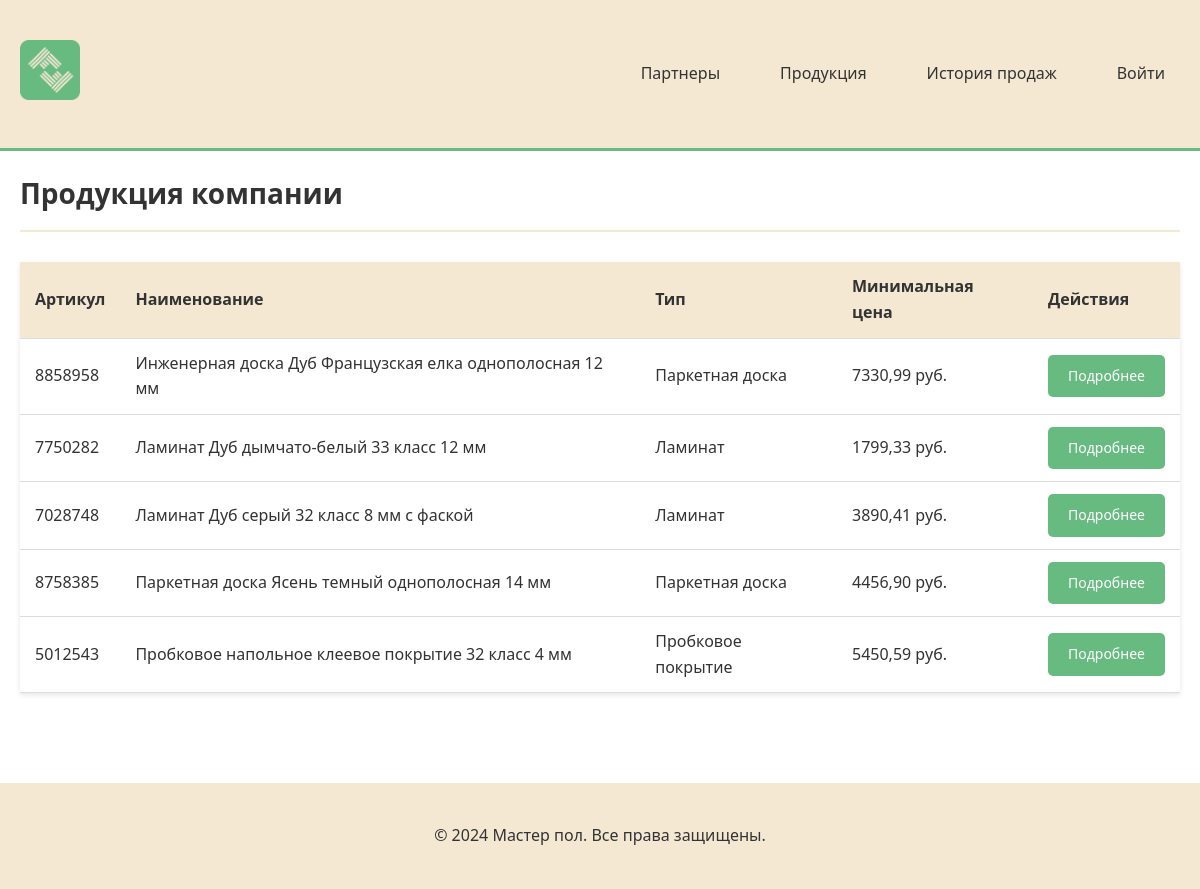
Screenshot of /products/ with the database file from the repository.
### main/models.py (models this page shows, shortened)
class Product(models.Model):
    product_type = models.ForeignKey(ProductType, on_delete=models.PROTECT, verbose_name='Тип продукции')
    name = models.CharField(max_length=255, verbose_name='Наименование продукции')
    article = models.CharField(max_length=50, unique=True, verbose_name='Артикул')
    min_price = models.DecimalField(max_digits=12, decimal_places=2, verbose_name='Минимальная стоимость для партнера')
    description = models.TextField(blank=True, verbose_name='Описание')
    image = models.ImageField(upload_to='products/', blank=True, null=True, verbose_name='Изображение')
    length = models.DecimalField(max_digits=10, decimal_places=2, blank=True, null=True, verbose_name='Длина упаковки')
    width = models.DecimalField(max_digits=10, decimal_places=2, blank=True, null=True, verbose_name='Ширина упаковки')
    height = models.DecimalField(max_digits=10, decimal_places=2, blank=True, null=True, verbose_name='Высота упаковки')
    weight_without_pack = models.DecimalField(max_digits=10, decimal_places=3, blank=True, null=True, verbose_name='Вес без упаковки')
    weight_with_pack = models.DecimalField(max_digits=10, decimal_places=3, blank=True, null=True, verbose_name='Вес с упаковкой')
    production_time = models.IntegerField(blank=True, null=True, verbose_name='Время изготовления (мин)')
    cost_price = models.DecimalField(max_digits=12, decimal_places=2, blank=True, null=True, verbose_name='Себестоимость')
    class Meta:
        verbose_name = 'Продукция'
        verbose_name_plural = 'Продукция'
        ordering = ['name']

class ProductType(models.Model):
    name = models.CharField(max_length=100, unique=True, verbose_name='Тип продукции')
    coefficient = models.DecimalField(max_digits=5, decimal_places=2, verbose_name='Коэффициент типа продукции')
    class Meta:
        verbose_name = 'Тип продукции'
        verbose_name_plural = 'Типы продукции'

### main/views.py (the view)
# urls.py: path('products/', views.product_list, name='product_list'),
def product_list(request):
    products = Product.objects.all().select_related('product_type')
    return render(request, 'main/product_list.html', {'products': products})

### templates/main/product_list.html (shortened to what this page needs)
{% extends 'base.html' %}
{% block content %}
<div class="page-title">
    <h1>Продукция компании</h1>
</div>
<table>
    <thead>
        <tr>
            <th>Артикул</th>
            <th>Наименование</th>
            <th>Тип</th>
            <th>Минимальная цена</th>
            <th>Действия</th>
        </tr>
    </thead>
    <tbody>
        {% for product in products %}
        <tr>
            <td>{{ product.article }}</td>
            <td>{{ product.name }}</td>
            <td>{{ product.product_type.name }}</td>
            <td>{{ product.min_price }} руб.</td>
            <td>
                <a href="{% url 'product_detail' product.pk %}" class="btn">Подробнее</a>
            </td>
        </tr>
        {% empty %}
        <tr>
            <td colspan="5" style="text-align: center;">Нет данных о продукции</td>
        </tr>
        {% endfor %}
    </tbody>
</table>
{% endblock %}

### static/css/style.css (style rules this page uses)
* { margin: 0; padding: 0; box-sizing: border-box; }
body { font-family: 'Segoe UI', Tahoma, Geneva, Verdana, sans-serif; background-color: #FFFFFF; color: #333; line-height: 1.6; }
.btn { display: inline-block; padding: 10px 20px; background-color: #67BA80; color: white; text-decoration: none; border-radius: 5px; border: none; cursor: pointer; font-size: 14px; transition: background-color 0.3s; }
table { width: 100%; border-collapse: collapse; margin: 20px 0; background-color: white; box-shadow: 0 2px 5px rgba(0,0,0,0.1); }
th, td { padding: 12px 15px; text-align: left; border-bottom: 1px solid #ddd; }
th { background-color: #F4E8D3; font-weight: 600; color: #333; }
.page-title { margin-bottom: 30px; padding-bottom: 15px; border-bottom: 2px solid #F4E8D3; }
.page-title h1 { color: #333; font-size: 28px; }

### rows the page displays
Product: article "8858958", name "Инженерная доска Дуб Французская елка однополосная 12 мм", product_type.name "Паркетная доска", min_price "7330,99"
Product: article "7750282", name "Ламинат Дуб дымчато-белый 33 класс 12 мм", product_type.name "Ламинат", min_price "1799,33"
Product: article "7028748", name "Ламинат Дуб серый 32 класс 8 мм с фаской", product_type.name "Ламинат", min_price "3890,41"
Product: article "8758385", name "Паркетная доска Ясень темный однополосная 14 мм", product_type.name "Паркетная доска", min_price "4456,90"
Product: article "5012543", name "Пробковое напольное клеевое покрытие 32 класс 4 мм", product_type.name "Пробковое покрытие", min_price "5450,59"
